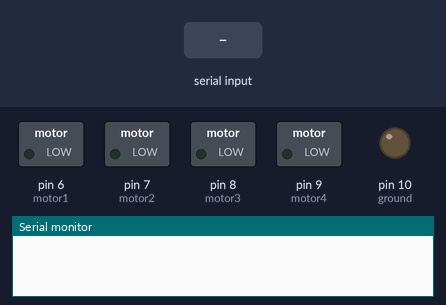
The sketch below on a simulated Arduino Uno, built with avr-gcc and run on an emulated ATmega328P. Parts: switched loads named in the sketch (green lamp = pin HIGH), output pins drawn as LEDs (lit = HIGH), the last lines printed to the serial monitor. The test bench sets the inputs (shaded band).

Above: at 1.2 s.
1.3 s: "START\n" received over Serial
At 2.1 s:
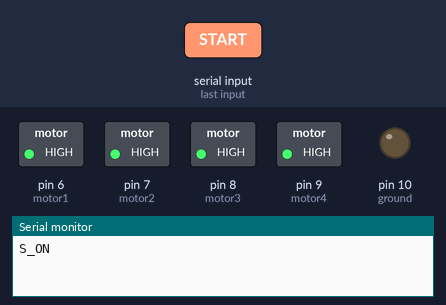
4.3 s: "END\n" received over Serial
At 5.6 s:
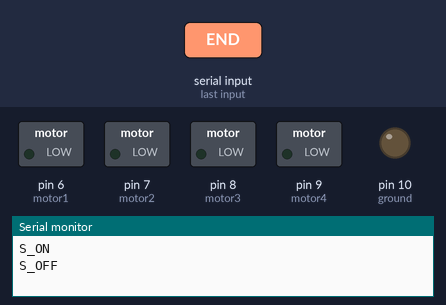
Timing chart, 0 to 7.3 s (numbered marks = the images above; inputs shaded):
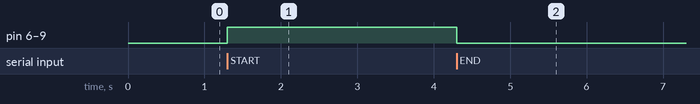

The sketch:

_4Sole.ino
```cpp
#include "pressure.h"
/* Turn an LED on/off based on a command send via BlueTooth
**
** Credit: The following example was used as a reference
** Rui Santos: http://randomnerdtutorials.wordpress.com
*/
int ground = 10;
long duration, cm, inches;

int motor1 = 6;
int motor2 = 7;
int motor3 = 8;
int motor4 = 9;

int state = 0;
int flag = 0;        // make sure that you return the state only once
String inputString = "";
boolean stringComplete = false;

void setup()
{
    // sets the pins as outputs:
    pinMode(ground, OUTPUT);

    pinMode(motor1, OUTPUT);
    pinMode(motor2, OUTPUT);
    pinMode(motor3, OUTPUT);
    pinMode(motor4, OUTPUT);

    digitalWrite(ground, LOW);

    inputString.reserve(50);
    Serial.begin(115200); // Default connection rate for my BT module
}

void loop()
{
  while (Serial.available())
  {
    // get the new byte
    char inChar = (char)Serial.read();

    if (inChar == '\n' || inChar == '\r')
    {
        if (inputString == "PING")
        {
          read_pressure();
        }
        else if (inputString == "START")
        {
          digitalWrite(motor1, HIGH);
          digitalWrite(motor2, HIGH);
          digitalWrite(motor3, HIGH);
          digitalWrite(motor4, HIGH);
          Serial.println("S_ON");
        }
        else if (inputString == "END")
        {
          digitalWrite(motor1, LOW);
          digitalWrite(motor2, LOW);
          digitalWrite(motor3, LOW);
          digitalWrite(motor4, LOW);
          Serial.println("S_OFF");
        }
      inputString = "";
    }
    else
    {
      inputString += inChar;
    }
  }
}
```

pressure.cpp
```cpp
#include "Arduino.h"

int fsrPin0 = 0;     // the FSR and 10K pulldown are connected to a0
int fsrPin1 = 1;
int fsrPin2 = 2;
int fsrPin3 = 3;

int fsrReading0;     // the analog reading from the FSR resistor divider
int fsrReading1;
int fsrReading2;
int fsrReading3;


void check_threshold(int ps, int id)
{
  //Serial.print("A");
  //Serial.print(id);
  //Serial.print(": ");
  Serial.print(ps);
  Serial.print(" ");
  // We'll have a few threshholds, qualitatively determined
  if (ps < 10)
  {
    //Serial.println(" - No pressure");
  }
  else if (ps < 200)
  {
    //Serial.println(" - Light touch");
  }
  else if (ps < 500)
  {
    //Serial.println(" - Light squeeze");
  }
  else if (ps < 800)
  {
    //Serial.println(" - Medium squeeze");
  }
  else
  {
    //Serial.println(" - Big squeeze");
  }
}


void read_pressure()
{
  //Serial.println("Analog reading = ");

  fsrReading0 = analogRead(fsrPin0);
  check_threshold(fsrReading0, fsrPin0);

  fsrReading1 = analogRead(fsrPin1);
  check_threshold(fsrReading1, fsrPin1);

  fsrReading2 = analogRead(fsrPin2);
  check_threshold(fsrReading2, fsrPin2);

  fsrReading3 = analogRead(fsrPin3);
  check_threshold(fsrReading3, fsrPin3);
}
```

pressure.h
```cpp
void read_pressure(); //this reads pressure
```

Measured:
- after the input at 1.3 s, pin 6 (motor1), pin 7 (motor2), pin 8 (motor3), pin 9 (motor4): LOW → HIGH at once
- after the input at 4.3 s, pin 6 (motor1), pin 7 (motor2), pin 8 (motor3), pin 9 (motor4): HIGH → LOW at once
